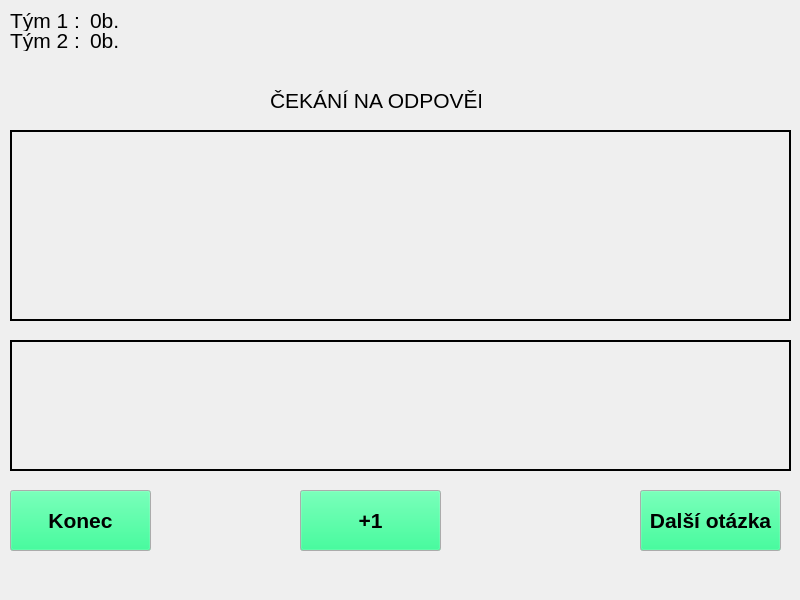
<?xml version="1.0" encoding="UTF-8"?>
<ui version="4.0">
 <class>MainWindow</class>
 <widget class="QMainWindow" name="MainWindow">
  <property name="geometry">
   <rect>
    <x>0</x>
    <y>0</y>
    <width>800</width>
    <height>600</height>
   </rect>
  </property>
  <property name="windowTitle">
   <string>MainWindow</string>
  </property>
  <widget class="QWidget" name="centralwidget">
   <widget class="QPushButton" name="pushButton">
    <property name="geometry">
     <rect>
      <x>640</x>
      <y>490</y>
      <width>141</width>
      <height>61</height>
     </rect>
    </property>
    <property name="palette">
     <palette>
      <active>
       <colorrole role="Button">
        <brush brushstyle="SolidPattern">
         <color alpha="255">
          <red>0</red>
          <green>255</green>
          <blue>127</blue>
         </color>
        </brush>
       </colorrole>
      </active>
      <inactive>
       <colorrole role="Button">
        <brush brushstyle="SolidPattern">
         <color alpha="255">
          <red>0</red>
          <green>255</green>
          <blue>127</blue>
         </color>
        </brush>
       </colorrole>
      </inactive>
      <disabled>
       <colorrole role="Button">
        <brush brushstyle="SolidPattern">
         <color alpha="255">
          <red>0</red>
          <green>255</green>
          <blue>127</blue>
         </color>
        </brush>
       </colorrole>
      </disabled>
     </palette>
    </property>
    <property name="font">
     <font>
      <pointsize>16</pointsize>
      <weight>75</weight>
      <bold>true</bold>
     </font>
    </property>
    <property name="text">
     <string>Další otázka</string>
    </property>
   </widget>
   <widget class="QPushButton" name="pushButton_2">
    <property name="geometry">
     <rect>
      <x>10</x>
      <y>490</y>
      <width>141</width>
      <height>61</height>
     </rect>
    </property>
    <property name="palette">
     <palette>
      <active>
       <colorrole role="Button">
        <brush brushstyle="SolidPattern">
         <color alpha="255">
          <red>0</red>
          <green>255</green>
          <blue>127</blue>
         </color>
        </brush>
       </colorrole>
      </active>
      <inactive>
       <colorrole role="Button">
        <brush brushstyle="SolidPattern">
         <color alpha="255">
          <red>0</red>
          <green>255</green>
          <blue>127</blue>
         </color>
        </brush>
       </colorrole>
      </inactive>
      <disabled>
       <colorrole role="Button">
        <brush brushstyle="SolidPattern">
         <color alpha="255">
          <red>0</red>
          <green>255</green>
          <blue>127</blue>
         </color>
        </brush>
       </colorrole>
      </disabled>
     </palette>
    </property>
    <property name="font">
     <font>
      <pointsize>16</pointsize>
      <weight>75</weight>
      <bold>true</bold>
     </font>
    </property>
    <property name="text">
     <string>Konec</string>
    </property>
   </widget>
   <widget class="QLabel" name="labelOtazka">
    <property name="geometry">
     <rect>
      <x>10</x>
      <y>130</y>
      <width>781</width>
      <height>191</height>
     </rect>
    </property>
    <property name="font">
     <font>
      <pointsize>14</pointsize>
     </font>
    </property>
    <property name="frameShape">
     <enum>QFrame::WinPanel</enum>
    </property>
    <property name="text">
     <string/>
    </property>
   </widget>
   <widget class="QLabel" name="labelOdpoved">
    <property name="geometry">
     <rect>
      <x>10</x>
      <y>340</y>
      <width>781</width>
      <height>131</height>
     </rect>
    </property>
    <property name="font">
     <font>
      <pointsize>14</pointsize>
     </font>
    </property>
    <property name="frameShape">
     <enum>QFrame::WinPanel</enum>
    </property>
    <property name="text">
     <string/>
    </property>
   </widget>
   <widget class="QLabel" name="label">
    <property name="geometry">
     <rect>
      <x>10</x>
      <y>10</y>
      <width>91</width>
      <height>21</height>
     </rect>
    </property>
    <property name="font">
     <font>
      <pointsize>16</pointsize>
     </font>
    </property>
    <property name="text">
     <string>Tým 1 : </string>
    </property>
   </widget>
   <widget class="QLabel" name="label_2">
    <property name="geometry">
     <rect>
      <x>10</x>
      <y>30</y>
      <width>91</width>
      <height>21</height>
     </rect>
    </property>
    <property name="font">
     <font>
      <pointsize>16</pointsize>
     </font>
    </property>
    <property name="text">
     <string>Tým 2 : </string>
    </property>
   </widget>
   <widget class="QLabel" name="label_T1Body">
    <property name="geometry">
     <rect>
      <x>90</x>
      <y>10</y>
      <width>91</width>
      <height>21</height>
     </rect>
    </property>
    <property name="font">
     <font>
      <pointsize>16</pointsize>
     </font>
    </property>
    <property name="text">
     <string>0b.</string>
    </property>
   </widget>
   <widget class="QLabel" name="label_T2Body">
    <property name="geometry">
     <rect>
      <x>90</x>
      <y>30</y>
      <width>80</width>
      <height>21</height>
     </rect>
    </property>
    <property name="font">
     <font>
      <pointsize>16</pointsize>
     </font>
    </property>
    <property name="text">
     <string>0b.</string>
    </property>
   </widget>
   <widget class="QLabel" name="label_3">
    <property name="geometry">
     <rect>
      <x>270</x>
      <y>90</y>
      <width>211</width>
      <height>21</height>
     </rect>
    </property>
    <property name="font">
     <font>
      <pointsize>16</pointsize>
     </font>
    </property>
    <property name="text">
     <string>ČEKÁNÍ NA ODPOVĚĎ</string>
    </property>
   </widget>
   <widget class="QPushButton" name="pushButton_3">
    <property name="geometry">
     <rect>
      <x>300</x>
      <y>490</y>
      <width>141</width>
      <height>61</height>
     </rect>
    </property>
    <property name="palette">
     <palette>
      <active>
       <colorrole role="Button">
        <brush brushstyle="SolidPattern">
         <color alpha="255">
          <red>0</red>
          <green>255</green>
          <blue>127</blue>
         </color>
        </brush>
       </colorrole>
      </active>
      <inactive>
       <colorrole role="Button">
        <brush brushstyle="SolidPattern">
         <color alpha="255">
          <red>0</red>
          <green>255</green>
          <blue>127</blue>
         </color>
        </brush>
       </colorrole>
      </inactive>
      <disabled>
       <colorrole role="Button">
        <brush brushstyle="SolidPattern">
         <color alpha="255">
          <red>0</red>
          <green>255</green>
          <blue>127</blue>
         </color>
        </brush>
       </colorrole>
      </disabled>
     </palette>
    </property>
    <property name="font">
     <font>
      <pointsize>16</pointsize>
      <weight>75</weight>
      <bold>true</bold>
     </font>
    </property>
    <property name="text">
     <string>+1</string>
    </property>
   </widget>
  </widget>
 </widget>
 <resources/>
 <connections/>
</ui>
